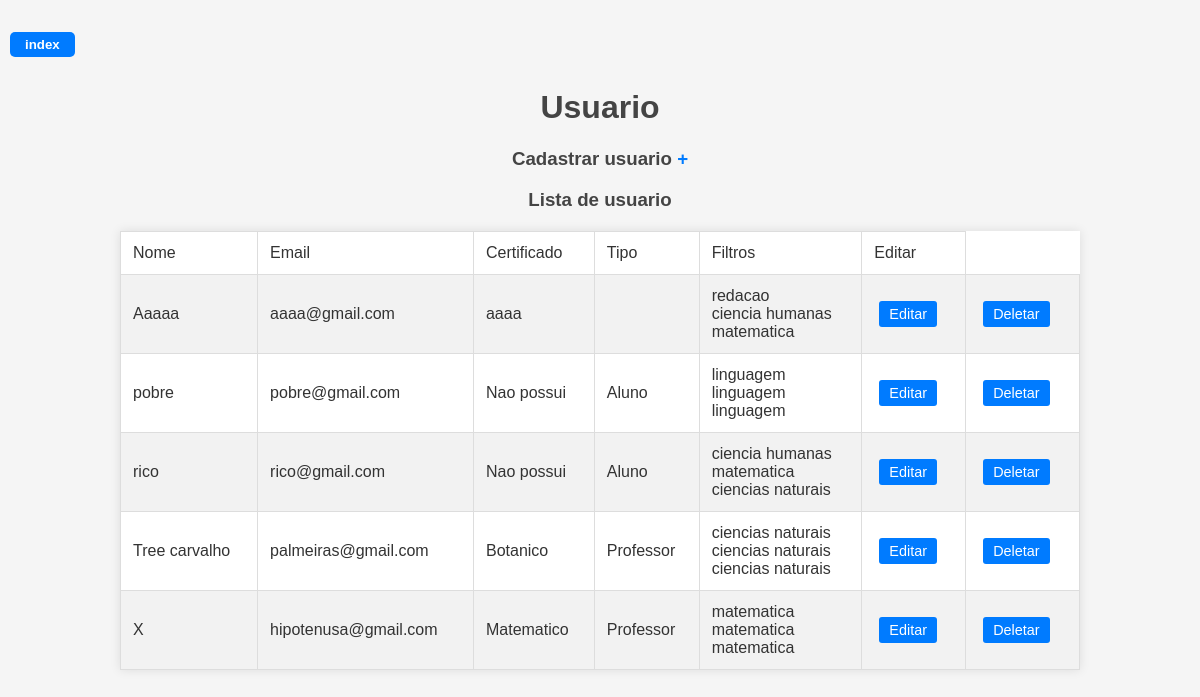
The app's page /dashboard/usuario/index.php (signed in) with its own data.
### tables this page shows
CREATE TABLE `tb_usuario` (
  `id_usuario` int(11) NOT NULL AUTO_INCREMENT,
  `nome_usuario` varchar(30) NOT NULL,
  `senha_usuario` varchar(30) NOT NULL,
  `email_usuario` varchar(30) NOT NULL,
  `certificado` varchar(100) DEFAULT NULL,
  `tipo` varchar(1) NOT NULL,
  `foto_usuario` varchar(100) DEFAULT NULL,
  PRIMARY KEY (`id_usuario`)
);

CREATE TABLE `tb_filtro` (
  `id_filtro` int(11) NOT NULL AUTO_INCREMENT,
  `id_usuario` int(11) NOT NULL,
  `filtro` enum('linguagem','matematica','ciencias naturais','ciencia humanas','redacao','edital','dicasdeestudo','testesvocaional','artigos','entrevistas','inscricao','simulados') NOT NULL,
  PRIMARY KEY (`id_filtro`),
  KEY `id_usuario` (`id_usuario`),
  CONSTRAINT `tb_filtro_ibfk_2` FOREIGN KEY (`id_usuario`) REFERENCES `tb_usuario` (`id_usuario`) ON DELETE CASCADE ON UPDATE CASCADE
);

### bd/conexao.php (called while the page is built, shortened)
<?php
    function conectarDB(){
        $servidor = "db";
        $nome = "root";
        $senha = "123";
        $banco = "bd_estudatil";
        $conexao = mysqli_connect($servidor,$nome,$senha,$banco);
        return $conexao;
    }
    function executaSql($sql,$tipos,$dados){
        $conexao = conectarDB();
        $stmt = mysqli_prepare($conexao,$sql);
        $result = mysqli_stmt_bind_param($stmt, $tipos, ...$dados);
        mysqli_stmt_execute($stmt);
        if ($sql[0] == 'S') {
           $resultados = mysqli_stmt_get_result($stmt);
           if ($resultados) {
                $resultados = mysqli_fetch_all($resultados, MYSQLI_ASSOC);
           }
           return [$result, $resultados];
        }
        return $result;
    }
    function SelectallSql($sql){
        $conexao = conectarDB();
        $stmt = mysqli_prepare($conexao,$sql);
        $result = mysqli_stmt_execute($stmt);
        $resultados = mysqli_stmt_get_result($stmt);
        if ($resultados) {
                $resultados = mysqli_fetch_all($resultados, MYSQLI_ASSOC);
           }
           return [$result, $resultados];
    }
?>

### public/dashboard/usuario/index.php (the view, shortened to what this page needs)
<?php
include_once ($_SERVER["DOCUMENT_ROOT"]."/bd/conexao.php");
if (isset($_SESSION['id_usuario'])){
    $iduser = $_SESSION['id_usuario'];
    $tipologado = $_SESSION['tipo'];
}
?>
<!DOCTYPE html>
<html lang="en">
<head>
    <link rel="stylesheet" href="/public/assets/css/lista.css">
</head>
<body>
    <h5><a href="/public/index.php">index</a></h5>
    <h1>Usuario</h1>
    <h3>Cadastrar usuario <a href="form_usuario.php?caso=insert">+</a></h3>
    <h3>Lista de usuario</h3>
    <?php
        $sql_list_user = "SELECT * FROM tb_usuario WHERE tipo != 'U'";
        $result_list_user = SelectallSql($sql_list_user);
        if (sizeof($result_list_user) > 0) {
                ?>
                <table>
                    <tbody>
                        <tr>
                            <td>Nome</td>
                            <td>Email</td>
                            <td>Certificado</td>
                            <td>Tipo</td>
                            <td>Filtros</td>
                            <td>Editar</td>
                        </tr>
                        <?php
            foreach ($result_list_user[1] as $list_user){
                ?>
                        <td><?= $list_user['nome_usuario']?></td>
                        <td><?= $list_user['email_usuario']?></td>
                        <td><?php
                            if ($list_user['certificado'] == null) {
                                echo "Nao possui";
                            } else {
                                echo $list_user['certificado'];
                            }
                            ?></td>
                        <td><?php
                            $tipo = $list_user["tipo"];
                            if ($tipo == "A") {
                                    echo "Aluno";
                            } else if ($tipo == "P") {
                                echo "Professor";
                            }
                        ?></td>
                        <?php
                        $sql_slct_filter = "SELECT * FROM tb_filtro WHERE id_usuario = ?";
                        $ideditar = $list_user["id_usuario"];
                        $result_filter = executaSql($sql_slct_filter,'i',[$ideditar]);
                        if (sizeof($result_filter[1]) > 0){
                            echo "<td>";
                            foreach ($result_filter[1] as $list_filter){
                                ?><?= $list_filter["filtro"];?><br><?php
                            }
                            echo "</td>";
                        } else {
                            echo "<td>Não possui</td>";
                        }
                            if (isset($iduser)) {
                                if ($iduser == $ideditar || $tipologado == "X"){
                                        ?>
                                            <td><a href="form_usuario.php?caso=update&id=<?=$ideditar?>">Editar</a></td>
                                            <td><a href="/controle/controle_usuario.php?case=delete&id=<?= $ideditar?>&tipo=<?=$tipo?>">Deletar</a></td>
                                        <?php
                                }
                            }
                        ?>
                <?php
            }
        }
    ?>
</tbody>
</table>
</body>
</html>

### public/assets/css/lista.css (style rules this page uses)
body { font-family: Arial, sans-serif; margin: 0; padding: 0; background-color: #f5f5f5; color: #333; }
h1, h3 { text-align: center; color: #444; }
a { text-decoration: none; color: #007BFF; }
h5 a { display: inline-block; margin: 10px; padding: 5px 15px; background-color: #007BFF; color: white; border-radius: 5px; text-align: center; }
table { width: 80%; margin: 20px auto; border-collapse: collapse; background: white; box-shadow: 0 0 10px rgba(0, 0, 0, 0.1); }
td, th { padding: 12px; text-align: left; border: 1px solid #ddd; }
td a { display: inline-block; margin: 2px 5px; padding: 5px 10px; background-color: #007BFF; color: white; border-radius: 3px; font-size: 0.9em; text-align: center; }

### records on screen
tb_usuario: nome_usuario "Aaaaa", email_usuario "aaaa@gmail.com", certificado "aaaa"
tb_filtro: filtro "redacao"
tb_filtro: filtro "ciencia humanas"
tb_filtro: filtro "matematica"
tb_usuario: nome_usuario "pobre", email_usuario "pobre@gmail.com", certificado "Nao possui", tipo "Aluno"
tb_filtro: filtro "linguagem"
tb_filtro: filtro "linguagem"
tb_filtro: filtro "linguagem"
tb_usuario: nome_usuario "rico", email_usuario "rico@gmail.com", certificado "Nao possui", tipo "Aluno"
tb_filtro: filtro "ciencia humanas"
tb_filtro: filtro "matematica"
tb_filtro: filtro "ciencias naturais"
tb_usuario: nome_usuario "Tree carvalho", email_usuario "palmeiras@gmail.com", certificado "Botanico", tipo "Professor"
tb_filtro: filtro "ciencias naturais"
tb_filtro: filtro "ciencias naturais"
tb_filtro: filtro "ciencias naturais"
tb_usuario: nome_usuario "X", email_usuario "hipotenusa@gmail.com", certificado "Matematico", tipo "Professor"
tb_filtro: filtro "matematica"
tb_filtro: filtro "matematica"
tb_filtro: filtro "matematica"
